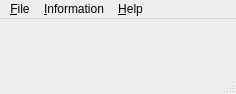
<?xml version="1.0" encoding="UTF-8"?>
<ui version="4.0">
 <class>iintplus</class>
 <widget class="QMainWindow" name="iintplus">
  <property name="geometry">
   <rect>
    <x>0</x>
    <y>0</y>
    <width>236</width>
    <height>94</height>
   </rect>
  </property>
  <property name="windowTitle">
   <string>ADAPT iint+</string>
  </property>
  <widget class="QWidget" name="centralwidget">
   <layout class="QGridLayout" name="gridLayout">
    <item row="0" column="0">
     <layout class="QHBoxLayout" name="horizontalLayout">
      <item>
       <layout class="QVBoxLayout" name="verticalLayout">
        <property name="sizeConstraint">
         <enum>QLayout::SetFixedSize</enum>
        </property>
       </layout>
      </item>
     </layout>
    </item>
   </layout>
  </widget>
  <widget class="QMenuBar" name="menubar">
   <property name="geometry">
    <rect>
     <x>0</x>
     <y>0</y>
     <width>236</width>
     <height>19</height>
    </rect>
   </property>
   <widget class="QMenu" name="menuFile">
    <property name="title">
     <string>&amp;File</string>
    </property>
    <addaction name="actionNew"/>
    <addaction name="actionOpen_file"/>
    <addaction name="actionSave_file"/>
    <addaction name="separator"/>
    <addaction name="actionExit"/>
   </widget>
   <widget class="QMenu" name="menu_Information">
    <property name="title">
     <string>&amp;Information</string>
    </property>
    <addaction name="action_Config_File"/>
    <addaction name="action_Spec_File"/>
    <addaction name="action_Fit_Results"/>
    <addaction name="action_Output_File"/>
   </widget>
   <widget class="QMenu" name="menu_Help">
    <property name="title">
     <string>&amp;Help</string>
    </property>
   </widget>
   <addaction name="menuFile"/>
   <addaction name="menu_Information"/>
   <addaction name="menu_Help"/>
  </widget>
  <widget class="QStatusBar" name="statusbar"/>
  <action name="actionOpen_file">
   <property name="text">
    <string>Open file</string>
   </property>
   <property name="shortcut">
    <string>Ctrl+O</string>
   </property>
  </action>
  <action name="actionNew">
   <property name="text">
    <string>New</string>
   </property>
   <property name="shortcut">
    <string>Ctrl+N</string>
   </property>
  </action>
  <action name="actionSave_file">
   <property name="text">
    <string>Save file</string>
   </property>
   <property name="shortcut">
    <string>Ctrl+S</string>
   </property>
  </action>
  <action name="actionExit">
   <property name="text">
    <string>Exit</string>
   </property>
   <property name="shortcut">
    <string>Ctrl+Q</string>
   </property>
  </action>
  <action name="action_Config_File">
   <property name="text">
    <string>&amp;Config File</string>
   </property>
  </action>
  <action name="action_Spec_File">
   <property name="text">
    <string>&amp;Spec File</string>
   </property>
  </action>
  <action name="action_Fit_Results">
   <property name="text">
    <string>&amp;Fit Results</string>
   </property>
  </action>
  <action name="action_Output_File">
   <property name="text">
    <string>&amp;Output File</string>
   </property>
  </action>
 </widget>
 <resources/>
 <connections/>
</ui>
